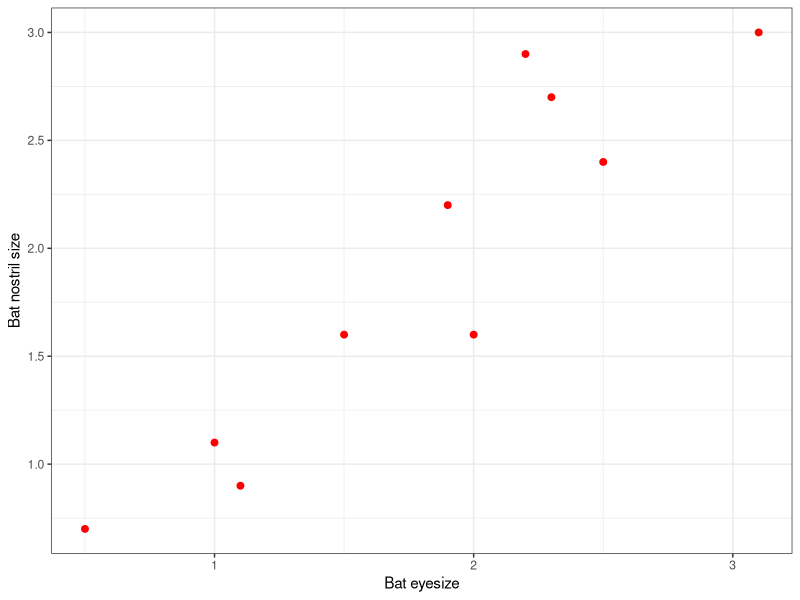
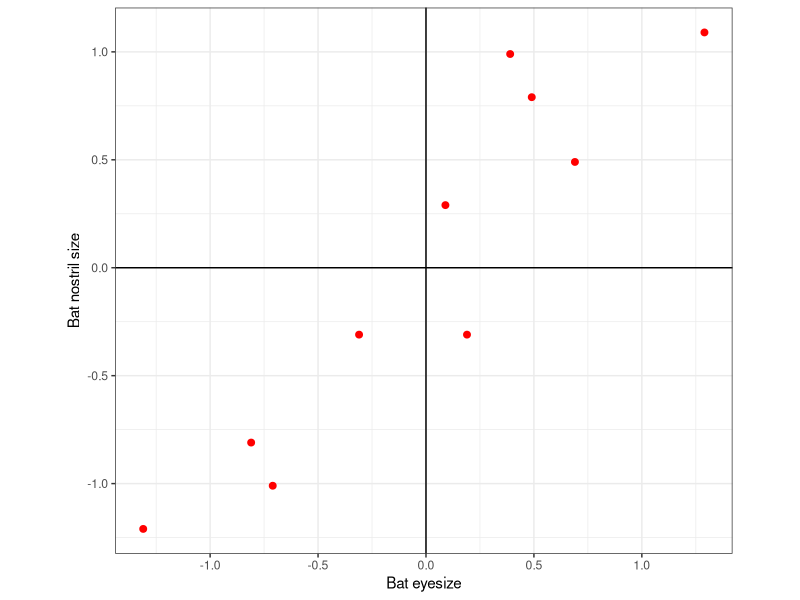
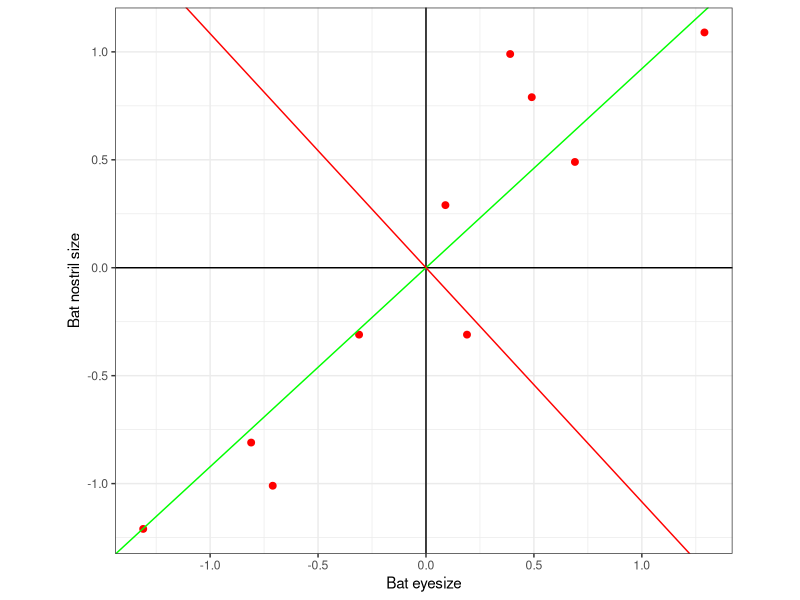
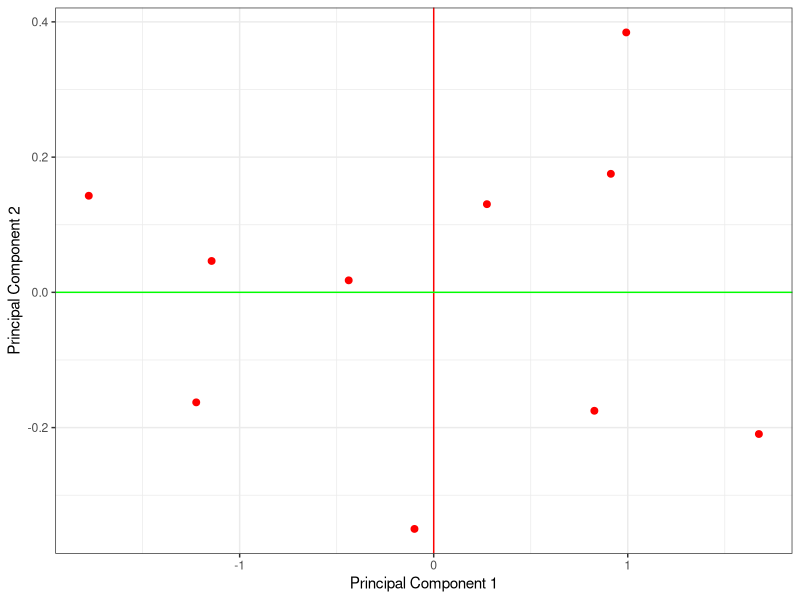
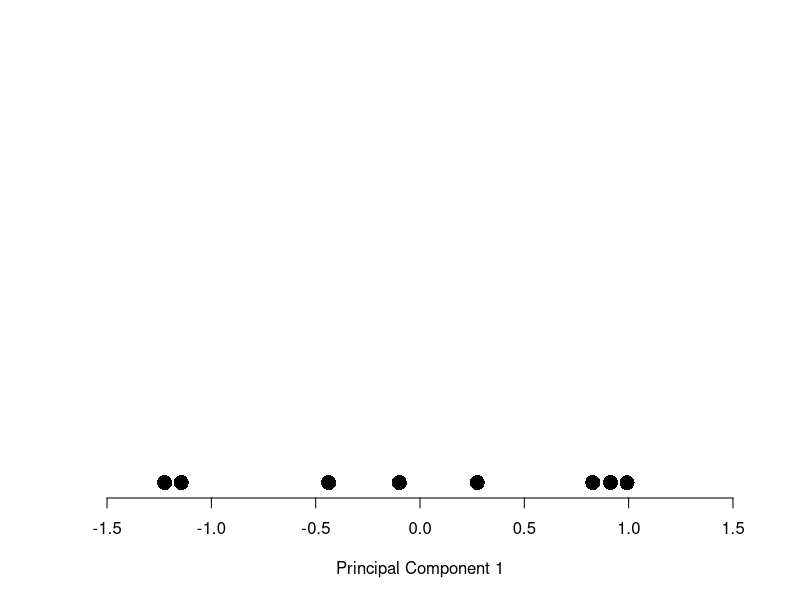

The R script that drew these images, in order:
## ---- chunk 1
x1<-c(0,8,12,10)
x2<-c(8,9,11,12)
Vars<-cbind(var(x1), var(x2))
colnames(Vars)<-c("Var X1", "Var X2")
Vars
## ---- chunk 2
cov(x1,x2)
## ---- chunk 3
x<-c(1,3,6,4)
y<-c(30,20,10,18)
z<-c(0.3,0.7,0.5,0.4)
M<-cbind(x,y,z)
cov(M)
## ---- chunk 4
# create a dataset
Bat.eyesize<-c(2.5, 0.5,2.2,1.9,3.1,2.3,2,1,1.5,1.1)
Bat.nostrils<-c(2.4,0.7,2.9,2.2,3.0,2.7,1.6,1.1,1.6,0.9)
Dataset<-cbind(Bat.eyesize, Bat.nostrils)
Dataset<-as.data.frame(Dataset)
head(Dataset)

# let's just plot them for fun
library(ggplot2)
p<-ggplot(Dataset, aes(x=Bat.eyesize, y=Bat.nostrils))
p<-p+geom_point(color="red", size=2)
p<-p+labs(y="Bat nostril size", x= "Bat eyesize")
p<-p+theme_bw()
p
## ---- chunk 5
Dataset$Bat.eyesize.adjust<-(Dataset$Bat.eyesize-mean(Dataset$Bat.eyesize))
Dataset$Bat.nostrils.adjust<-(Dataset$Bat.nostrils-mean(Dataset$Bat.nostrils))
head(Dataset)

p<-ggplot(Dataset, aes(x=Bat.eyesize.adjust, y=Bat.nostrils.adjust))
p<-p+geom_point(color="red", size=2)
p<-p+coord_fixed()
p<-p+labs(y="Bat nostril size", x= "Bat eyesize")
p<-p+theme_bw()
p<-p+geom_vline(xintercept=0)
p<-p+geom_hline(yintercept=0)
p
## ---- chunk 6
covM<-cov(Dataset[,c(1,2)]) # Only picking the original values from the Dataset
covM
## ---- chunk 7
Eigen<-eigen(covM)
Eigen
Eigen$slopes[1]<-Eigen$vectors[1,1]/Eigen$vectors[2,1]
Eigen$slopes[2]<-Eigen$vectors[1,2]/Eigen$vectors[2,2]
head(Eigen)

p<-ggplot(Dataset, aes(x=Bat.eyesize.adjust, y=Bat.nostrils.adjust))
p<-p+geom_point(color="red", size=2)
p<-p+coord_fixed()
p<-p+labs(y="Bat nostril size", x= "Bat eyesize")
p<-p+theme_bw()
p<-p+geom_vline(xintercept=0)
p<-p+geom_hline(yintercept=0)
p<-p+geom_abline(intercept = 0, slope = Eigen$slopes[1], colour = "green")  
p<-p+geom_abline(intercept = 0, slope = Eigen$slopes[2], colour = "red")
p
## ---- chunk 8
feat.vec<-Eigen$vectors
feat.vec
## ---- chunk 9
feat.vec.tr<-t(feat.vec)
feat.vec.tr
row_data_adj<-t(Dataset[,3:4])
PCA_scores<-data.frame(t(feat.vec.tr%*%row_data_adj))
names(PCA_scores)<-c("x", "y")
PCA_scores
## ---- chunk 10
p<-ggplot(PCA_scores, aes(x=x, y=y))
p<-p+geom_point(color="red", size=2)
p<-p+labs(y="Principal Component 2", x= "Principal Component 1")
p<-p+theme_bw()
p<-p+geom_vline(xintercept=0, color="red")
p<-p+geom_hline(yintercept=0, color="green")
p
## ---- chunk 11
x.values<-PCA_scores$x
x.values<-as.data.frame(cbind(x.values, rep(0,10)))
names(x.values)<-c("x", "m")
x.values

plot(0,1.5,type="n",axes=FALSE, ann=FALSE, xlim=c(-1.5,1.5), ylim=c(0,1.5))
axis(1)
title(xlab="Principal Component 1")
points(x.values$x, x.values$m, col="black", cex=2, pch=16)
